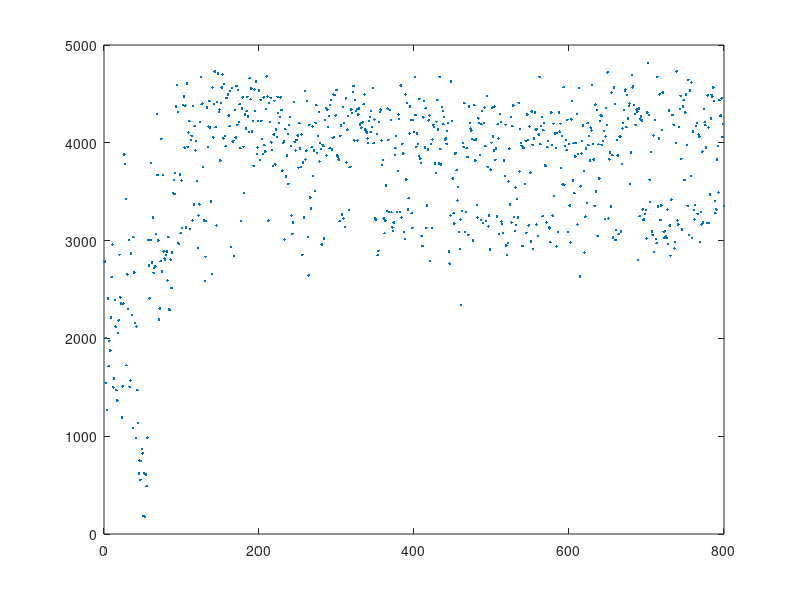

This chart was generated by the following MATLAB code: (Note: this script raises an error after producing the figure.)
%% Continous reward: workers
data = load("data/dqnWorkerReward.csv");
[n, p] = size(data);
scores=data(1:800,1);
%time=dqnWorkerReward(1:n,2)
plot([1:800], scores, '.');
lsline;

%% Sparse reward: total mineral count
data = load("data/dqnSparse.csv");
[n, p] = size(data);
scores=data(1:n,1);
%time=dqnSparse(1:n,2)
plot([1:n], scores, '.');
lsline;

%% Continous reward: total mineral count

data = load("data/dqnTotalMineral.csv")
[n, p] = size(data)
scores=data(1:n,1)
%time=dqnTotalMineral(1:n,2)
plot([1:n], scores, '.')
lsline

%% Sparse vs Continous reward: total mineral count
data1 = load("data/dqnSparse.csv")
data2 = load("data/dqnTotalMineral.csv")
[n1, p1] = size(data1);
[n2, p2] = size(data2);
m = min(n1, n2);

scores1=data1(1:m,1);
%workers1=data1(1:m,4)
scores2=data2(1:m,1);
%workers2=data2(1:m,4);

clf
hold on
scatter([1:m], scores1, 20, 'filled', 'MarkerFaceColor', [0 0.4470 0.7410])
scatter([1:m], scores2, 20, 'filled', 'MarkerFaceColor', [0.9290 0.6940 0.1250])
hold off
m1 = mean(scores1)
s1 = std(scores1)
m2 = mean(scores2)
s2 = std(scores2)
%histogram(scores1(300:m))
%histogram(scores2(300:m))

%['Fyrkantsv\aa g, $k = ', num2str(k), '$']
title('',...
    'FontUnits','points',...
    'interpreter','latex',...
    'FontWeight','normal',...
    'FontSize',12,...
    'FontName','Times')
ylabel({'score'},...
    'FontUnits','points',...
    'interpreter','latex',...
    'FontWeight','normal',...
    'FontSize',18,...
    'FontName','Times')
xlabel('episode',...
    'FontUnits','points',...
    'interpreter','latex',...
    'FontWeight','normal',...
    'FontSize',18,...
    'FontName','Times')
legend('Sparse total mineral reward','Continous total mineral reward');
set(gca,...
    'FontSize',10);
%ylim([-1.5 1.5])

name = ['figures/', 'sparseVsContinous', '.eps'];
print('-depsc2', name);

%% Naive Boltzmann, sparse reward, total mineral count

data = load("data/dqnBoltzmannNaiveSparse.csv")
[n, p] = size(data);
scores=data(1:n,1);
%time=dqnBoltzmannNaiveSparse(1:n,2)
plot([1:n], scores, '.');
lsline;

%% Naive Boltzmann, continous reward

data = load("data/dqnBoltzmannNaive.csv");
[n, p] = size(data);
scores=data(1:n,1);
plot([1:n], scores, '.');
lsline;

%% Naive Boltzmann, continous reward, linear output layer

data = load("data/dqnBoltzmannNaiveLinear.csv")
[n, p] = size(data);
scores=data(1:n,1);
plot([1:n], scores, '.');
lsline;

%% Continous worker rewards, with supplies in data
data = load("data/dqnWorkerRewardSupply2.csv")
[n, p] = size(data);
scores=data(1:n,1);
supply=data(1:n,4);
steps=data(1:n,3);
explorationDecay=0.9999

clf
scatter([1:n], scores, 20, supply, 'filled')
hold on
yyaxis right
plot([1:n], max(1*explorationDecay.^steps, 0.05));
hold off
c = colorbar;
yyaxis left

title('',...
    'FontUnits','points',...
    'interpreter','latex',...
    'FontWeight','normal',...
    'FontSize',12,...
    'FontName','Times')
ylabel({'score'},...
    'FontUnits','points',...
    'interpreter','latex',...
    'FontWeight','normal',...
    'FontSize',18,...z
    'FontName','Times')
xlabel('episode',...
    'FontUnits','points',...
    'interpreter','latex',...
    'FontWeight','normal',...
    'FontSize',18,...
    'FontName','Times')
ylabel(c, 'workers');
set(gca,...
    'FontSize',10);
ylim([0 5000])

name = ['figures/', 'dqnWorkerRewardSupply', '.eps'];
print('-depsc2', name);

%% Continous worker rewards, with pre-determined supply depot locations
data = load("data/dqnWorkerRewardSupplyLocations.csv")
[n, p] = size(data);
m = n
scores=data(1:m,1);
supply=data(1:m,4);
steps=data(1:m,3);
explorationDecay=0.9999;

clf
scatter([1:m], scores, 20, supply, 'filled')
hold on
yyaxis right
plot([1:m], max(1*explorationDecay.^steps, 0.05));
hold off
c = colorbar;
yyaxis left

title('',...
    'FontUnits','points',...
    'interpreter','latex',...
    'FontWeight','normal',...
    'FontSize',12,...
    'FontName','Times')
ylabel({'score'},...
    'FontUnits','points',...
    'interpreter','latex',...
    'FontWeight','normal',...
    'FontSize',18,...z
    'FontName','Times')
xlabel('episode',...
    'FontUnits','points',...
    'interpreter','latex',...
    'FontWeight','normal',...
    'FontSize',18,...
    'FontName','Times')
ylabel(c, 'workers');
set(gca,...
    'FontSize',10);
ylim([0 5000])

name = ['figures/', 'dqnWorkerRewardSupplyLocation', '.eps'];
print('-depsc2', name);

%% Random action
data = load("data/dqnRandom.csv")
[n, p] = size(data);
m = 800
scores=data(1:m,1);
supply=data(1:m,4);

scatter([1:m], scores, 20, supply, 'filled')
c = colorbar

title('',...
    'FontUnits','points',...
    'interpreter','latex',...
    'FontWeight','normal',...
    'FontSize',12,...
    'FontName','Times')
ylabel({'score'},...
    'FontUnits','points',...
    'interpreter','latex',...
    'FontWeight','normal',...
    'FontSize',18,...
    'FontName','Times')
xlabel('episode',...
    'FontUnits','points',...
    'interpreter','latex',...
    'FontWeight','normal',...
    'FontSize',18,...
    'FontName','Times')
ylabel(c, 'workers');
set(gca,...
    'FontSize',10);
%ylim([-1.5 1.5])

name = ['figures/', 'dqnRandom', '.eps'];
print('-depsc2', name);

%% Random vs Continous worker reward pre-determined supply
data1 = load("data/dqnRandom.csv")
data2 = load("data/dqnWorkerRewardSupplyLocationExpdecay5-9.csv")
[n1, p1] = size(data1);
[n2, p2] = size(data2);
m = min(n1, n2);

scores1=data1(1:m,1);
workers1=data1(1:m,4)
scores2=data2(1:m,1);
workers2=data2(1:m,4);

clf
hold on
scatter([1:m], scores1, 20, 'filled', 'MarkerFaceColor', [0 0.4470 0.7410])
scatter([1:m], scores2, 20, 'filled', 'MarkerFaceColor', [0.9290 0.6940 0.1250])
hold off
m1 = mean(scores1)
s1 = std(scores1)
m2 = mean(scores2)
s2 = std(scores2)
%histogram(scores1(300:m))
%histogram(scores2(300:m))

%['Fyrkantsv\aa g, $k = ', num2str(k), '$']
title('',...
    'FontUnits','points',...
    'interpreter','latex',...
    'FontWeight','normal',...
    'FontSize',12,...
    'FontName','Times')
ylabel({'score'},...
    'FontUnits','points',...
    'interpreter','latex',...
    'FontWeight','normal',...
    'FontSize',18,...
    'FontName','Times')
xlabel('episode',...
    'FontUnits','points',...
    'interpreter','latex',...
    'FontWeight','normal',...
    'FontSize',18,...
    'FontName','Times')
legend('Random','Trained');
set(gca,...
    'FontSize',10);
%ylim([-1.5 1.5])

name = ['figures/', 'randomVsWorkerRewardPreDetermined', '.eps'];
print('-depsc2', name);

%% Continous worker rewards, random supply depots, 5 nines 
data = load("data/dqnWorkerRewardExpdecay5-9.csv")
[n, p] = size(data);
m = n
scores=data(1:m,1);
supply=data(1:m,4);
steps=data(1:m,3);
explorationDecay=0.99999;

clf
scatter([1:m], scores, 20, supply, 'filled')
hold on
yyaxis right
plot([1:m], max(1*explorationDecay.^steps, 0.05));
hold off
c = colorbar;
yyaxis left

title('',...
    'FontUnits','points',...
    'interpreter','latex',...
    'FontWeight','normal',...
    'FontSize',12,...
    'FontName','Times')
ylabel({'score'},...
    'FontUnits','points',...
    'interpreter','latex',...
    'FontWeight','normal',...
    'FontSize',18,...z
    'FontName','Times')
xlabel('episode',...
    'FontUnits','points',...
    'interpreter','latex',...
    'FontWeight','normal',...
    'FontSize',18,...
    'FontName','Times')
ylabel(c, 'workers');
set(gca,...
    'FontSize',10);
%ylim([-1.5 1.5])

name = ['figures/', 'dqnWorkerRewardExpdecay5-9', '.eps'];
print('-depsc2', name);



%% Continous worker rewards, better pre-determined supply depots, 5 nines 
data = load("data/dqnWorkerRewardSupplyLocationExpdecay5-9.csv")
[n, p] = size(data);
m = 1500
scores=data(1:m,1);
supply=data(1:m,4);
steps=data(1:m,3);
explorationDecay=0.99999;

clf
scatter([1:m], scores, 20, supply, 'filled');
hold on
yyaxis right
plot([1:m], max(1*explorationDecay.^steps, 0.05) * 100, 'Color', 	[0, 0.4470, 0.7410]);
yyaxis left
stepSize=100
means = []
deviations = []
j = 1
for i=1:stepSize:m-stepSize
    i
    means(j)=mean(scores(i:i+stepSize));
    deviations(j)=std(scores(i:i+stepSize));
    j = j + 1;
end
means;
deviations;
%eb = errorbar([1:stepSize:m-stepSize] + stepSize/2, means, deviations * 2)
%eb.Color = 'black';
%eb.CapSize = stepSize/4;
hold off
c = colorbar;
%yyaxis left

title('',...
    'FontUnits','points',...
    'interpreter','latex',...
    'FontWeight','normal',...
    'FontSize',12,...
    'FontName','Times')
ylabel({'score'},...
    'FontUnits','points',...
    'interpreter','latex',...
    'FontWeight','normal',...
    'FontSize',18,...
    'FontName','Times')
xlabel('episode',...
    'FontUnits','points',...
    'interpreter','latex',...
    'FontWeight','normal',...
    'FontSize',18,...
    'FontName','Times')
ylabel(c, 'workers');
yyaxis right
ylabel({'exploration rate'},...
    'FontUnits','points',...
    'interpreter','latex',...
    'FontWeight','normal',...
    'FontSize',18,...z
    'FontName','Times')
ytickformat('percentage');
yyaxis left
set(gca,...
    'FontSize',10);
line([713 713], [500 5000], 'LineStyle','--', 'Color', 	[0, 0.4470, 0.7410])
legend('Network score', 'Exploration min', 'Exploration rate', ...
    'Location', 'Best');
xticks(0:300:m)
%xlim([0 710])

name = ['figures/', 'dqnWorkerRewardSupplyLocationExpdecay5-9', '.eps'];
print('-depsc2', name);
print('BarPlot', '-dpng');

%clf
m1 = mean(scores)
s1 = std(scores)
hold on
%histogram(scores(1000:1400), 'BinWidth', 200)
%histogram(scores(300:700), 'BinWidth', 200)
hold off

%% Continous worker rewards, 
% better pre-determined supply depots, 5 nines Test

data = load("data/dqnWorkerRewardSupplyLocationExpdecay5-9Test.csv")
[n, p] = size(data);
m = n
scores=data(1:m,1);
supply=data(1:m,4);
steps=data(1:m,3);
explorationDecay=0.99999;

clf
scatter([1:m], scores, 20, supply, 'filled');
hold on
yyaxis right
plot([1:m], max(1*explorationDecay.^steps, 0.05));
yyaxis left
stepSize=100
means = []
deviations = []
j = 1
for i=1:stepSize:m-stepSize
    i
    means(j)=mean(scores(i:i+stepSize));
    deviations(j)=std(scores(i:i+stepSize));
    j = j + 1;
end
means;
deviations;
%eb = errorbar([1:stepSize:m-stepSize] + stepSize/2, means, deviations * 2)
%eb.Color = 'black';
%eb.CapSize = stepSize/4;
hold off
c = colorbar;
%yyaxis left

title('',...
    'FontUnits','points',...
    'interpreter','latex',...
    'FontWeight','normal',...
    'FontSize',12,...
    'FontName','Times')
ylabel({'score'},...
    'FontUnits','points',...
    'interpreter','latex',...
    'FontWeight','normal',...
    'FontSize',18,...z
    'FontName','Times')
xlabel('episode',...
    'FontUnits','points',...
    'interpreter','latex',...
    'FontWeight','normal',...
    'FontSize',18,...
    'FontName','Times')
ylabel(c, 'workers');
set(gca,...
    'FontSize',10);
%xlim([0 710])

name = ['figures/', 'dqnWorkerRewardExpdecay5-9', '.eps'];
%print('-depsc2', name);
%print('BarPlot', '-dpng');

m1 = mean(scores)
s1 = std(scores)
%histogram(scores(1:m))

%% Continous worker rewards, better pre-determined supply depots, 5 nines 
data = load("data/dqnExploreMin-0.20.csv")
[n, p] = size(data);
m = n
scores=data(1:m,1);
supply=data(1:m,4);
steps=data(1:m,3);
explorationDecay=0.99999;

clf
scatter([1:m], scores, 20, supply, 'filled');
hold on
yyaxis right
plot([1:m], max(1*explorationDecay.^steps, 0.20));
yyaxis left
stepSize=100
means = []
deviations = []
j = 1
for i=1:stepSize:m-stepSize
    i
    means(j)=mean(scores(i:i+stepSize));
    deviations(j)=std(scores(i:i+stepSize));
    j = j + 1;
end
means;
deviations;
%eb = errorbar([1:stepSize:m-stepSize] + stepSize/2, means, deviations * 2)
%eb.Color = 'black';
%eb.CapSize = stepSize/4;
hold off
c = colorbar;
%yyaxis left

title('',...
    'FontUnits','points',...
    'interpreter','latex',...
    'FontWeight','normal',...
    'FontSize',12,...
    'FontName','Times')
ylabel({'score'},...
    'FontUnits','points',...
    'interpreter','latex',...
    'FontWeight','normal',...
    'FontSize',18,...z
    'FontName','Times')
xlabel('episode',...
    'FontUnits','points',...
    'interpreter','latex',...
    'FontWeight','normal',...
    'FontSize',18,...
    'FontName','Times')
ylabel(c, 'workers');
set(gca,...
    'FontSize',10);
%xlim([0 710])

name = ['figures/', 'dqnExploreMin-20', '.eps'];
print('-depsc2', name);
%print('BarPlot', '-dpng');

%clf
m1 = mean(scores)
s1 = std(scores)
hold on
%histogram(scores(1000:1400), 'BinWidth', 200)
%histogram(scores(300:700), 'BinWidth', 200)
hold off

%% Repeat with min exploration rate = 0.00 of:
% Continous worker rewards, better pre-determined supply depots, 5 nines 

data = load("data/dqnRepeatMin0.csv")
[n, p] = size(data);
m = 3000
scores=data(1:m,1);
supply=data(1:m,4);
steps=data(1:m,3);
explorationDecay=0.99999;

clf
scatter([1:m], scores, 20, supply, 'filled');
hold on
yyaxis right
plot([1:m], max(1*explorationDecay.^steps, 0.00) * 100, 'Color', 	[0, 0.4470, 0.7410]);
yyaxis left
stepSize=100
means = []
deviations = []
j = 1
for i=1:stepSize:m-stepSize
    i
    means(j)=mean(scores(i:i+stepSize));
    deviations(j)=std(scores(i:i+stepSize));
    j = j + 1;
end
means;
deviations;
%eb = errorbar([1:stepSize:m-stepSize] + stepSize/2, means, deviations * 2)
%eb.Color = 'black';
%eb.CapSize = stepSize/4;
hold off
c = colorbar;
%yyaxis left

title('',...
    'FontUnits','points',...
    'interpreter','latex',...
    'FontWeight','normal',...
    'FontSize',12,...
    'FontName','Times')
ylabel({'score'},...
    'FontUnits','points',...
    'interpreter','latex',...
    'FontWeight','normal',...
    'FontSize',18,...
    'FontName','Times')
xlabel('episode',...
    'FontUnits','points',...
    'interpreter','latex',...
    'FontWeight','normal',...
    'FontSize',18,...
    'FontName','Times')
ylabel(c, 'workers');
yyaxis right
ylabel({'exploration rate'},...
    'FontUnits','points',...
    'interpreter','latex',...
    'FontWeight','normal',...
    'FontSize',18,...
    'FontName','Times')
ytickformat('percentage');
yyaxis left
set(gca,...
    'FontSize',10);
line([713 713], [500 5000], 'LineStyle','--', 'Color', 	[0, 0.4470, 0.7410])
legend('Network score', 'Exploration rate = 5%', 'Exploration rate', ...
    'Location', 'Best');
%xlim([0 710])

name = ['figures/', 'dqnRepeatMin0', '.eps'];
print('-depsc2', name);
print('BarPlot', '-dpng');

%clf
m1 = mean(scores)
s1 = std(scores)
hold on
%histogram(scores(1000:1400), 'BinWidth', 200)
%histogram(scores(300:700), 'BinWidth', 200)
hold off

%% Repeat with min exploration rate = 0.05 of:
% Continous worker rewards, better pre-determined supply depots, 5 nines 

data = load("data/dqnRepeatMin5.csv")
[n, p] = size(data);
m = 1500
scores=data(1:m,1);
supply=data(1:m,4);
steps=data(1:m,3);
explorationDecay=0.99999;

clf
scatter([1:m], scores, 20, supply, 'filled');
hold on
yyaxis right
plot([1:m], max(1*explorationDecay.^steps, 0.05) * 100, 'Color', 	[0, 0.4470, 0.7410]);
yyaxis left
stepSize=100
means = []
deviations = []
j = 1
for i=1:stepSize:m-stepSize
    i
    means(j)=mean(scores(i:i+stepSize));
    deviations(j)=std(scores(i:i+stepSize));
    j = j + 1;
end
means;
deviations;
%eb = errorbar([1:stepSize:m-stepSize] + stepSize/2, means, deviations * 2)
%eb.Color = 'black';
%eb.CapSize = stepSize/4;
hold off
c = colorbar;
%yyaxis left

title('',...
    'FontUnits','points',...
    'interpreter','latex',...
    'FontWeight','normal',...
    'FontSize',12,...
    'FontName','Times')
ylabel({'score'},...
    'FontUnits','points',...
    'interpreter','latex',...
    'FontWeight','normal',...
    'FontSize',18,...
    'FontName','Times')
xlabel('episode',...
    'FontUnits','points',...
    'interpreter','latex',...
    'FontWeight','normal',...
    'FontSize',18,...
    'FontName','Times')
ylabel(c, 'workers');
yyaxis right
ylabel({'exploration rate'},...
    'FontUnits','points',...
    'interpreter','latex',...
    'FontWeight','normal',...
    'FontSize',18,...
    'FontName','Times')
ytickformat('percentage');
yyaxis left
set(gca,...
    'FontSize',10);
line([713 713], [500 5000], 'LineStyle','--', 'Color', 	[0, 0.4470, 0.7410])
legend('Network score', 'Exploration rate = 5%', 'Exploration rate', ...
    'Location', 'SouthEast');
xticks(0:300:m)
%xlim([0 710])

name = ['figures/', 'dqnRepeatMin5', '.eps'];
print('-depsc2', name);
print('BarPlot', '-dpng');

%clf
m1 = mean(scores)
s1 = std(scores)
hold on
%histogram(scores(1000:1400), 'BinWidth', 200)
%histogram(scores(300:700), 'BinWidth', 200)
hold off

%% Repeat 2 with min exploration rate = 0.05 of:
% Continous worker rewards, better pre-determined supply depots, 5 nines 

data = load("data/dqnRepeat2Min5.csv")
[n, p] = size(data);
m = n
scores=data(1:m,1);
supply=data(1:m,4);
steps=data(1:m,3);
explorationDecay=0.99999;

clf
scatter([1:m], scores, 20, supply, 'filled');
hold on
yyaxis right
plot([1:m], max(1*explorationDecay.^steps, 0.05) * 100, 'Color', 	[0, 0.4470, 0.7410]);
yyaxis left
stepSize=100
means = []
deviations = []
j = 1
for i=1:stepSize:m-stepSize
    i
    means(j)=mean(scores(i:i+stepSize));
    deviations(j)=std(scores(i:i+stepSize));
    j = j + 1;
end
means;
deviations;
%eb = errorbar([1:stepSize:m-stepSize] + stepSize/2, means, deviations * 2)
%eb.Color = 'black';
%eb.CapSize = stepSize/4;
hold off
c = colorbar;
%yyaxis left

title('',...
    'FontUnits','points',...
    'interpreter','latex',...
    'FontWeight','normal',...
    'FontSize',12,...
    'FontName','Times')
ylabel({'score'},...
    'FontUnits','points',...
    'interpreter','latex',...
    'FontWeight','normal',...
    'FontSize',18,...
    'FontName','Times')
xlabel('episode',...
    'FontUnits','points',...
    'interpreter','latex',...
    'FontWeight','normal',...
    'FontSize',18,...
    'FontName','Times')
ylabel(c, 'workers');
yyaxis right
ylabel({'exploration rate'},...
    'FontUnits','points',...
    'interpreter','latex',...
    'FontWeight','normal',...
    'FontSize',18,...
    'FontName','Times')
ytickformat('percentage');
yyaxis left
set(gca,...
    'FontSize',10);
line([713 713], [500 5000], 'LineStyle','--', 'Color', 	[0, 0.4470, 0.7410])
legend('Network score', 'Exploration rate = 5%', 'Exploration rate', ...
    'Location', 'SouthWest');
%xlim([0 710])

name = ['figures/', 'dqnRepeat2Min5', '.eps'];
print('-depsc2', name);
print('BarPlot', '-dpng');

%clf
m1 = mean(scores)
s1 = std(scores)
hold on
%histogram(scores(1000:1400), 'BinWidth', 200)
%histogram(scores(300:700), 'BinWidth', 200)
hold off

%% Repeat 3 with min exploration rate = 0.05 of:
% Continous worker rewards, better pre-determined supply depots, 5 nines
% Does not reset some variables between runs.

data = load("data/dqnRepeat3Min5.csv")
[n, p] = size(data);
m = 1500
scores=data(1:m,1);
supply=data(1:m,4);
steps=data(1:m,3);
explorationDecay=0.99999;

clf
scatter([1:m], scores, 20, supply, 'filled');
hold on
yyaxis right
plot([1:m], max(1*explorationDecay.^steps, 0.05) * 100, 'Color', 	[0, 0.4470, 0.7410]);
yyaxis left
stepSize=100
means = []
deviations = []
j = 1
for i=1:stepSize:m-stepSize
    i
    means(j)=mean(scores(i:i+stepSize));
    deviations(j)=std(scores(i:i+stepSize));
    j = j + 1;
end
means;
deviations;
%eb = errorbar([1:stepSize:m-stepSize] + stepSize/2, means, deviations * 2)
%eb.Color = 'black';
%eb.CapSize = stepSize/4;
hold off
c = colorbar;
%yyaxis left

title('',...
    'FontUnits','points',...
    'interpreter','latex',...
    'FontWeight','normal',...
    'FontSize',12,...
    'FontName','Times')
ylabel({'score'},...
    'FontUnits','points',...
    'interpreter','latex',...
    'FontWeight','normal',...
    'FontSize',18,...
    'FontName','Times')
xlabel('episode',...
    'FontUnits','points',...
    'interpreter','latex',...
    'FontWeight','normal',...
    'FontSize',18,...
    'FontName','Times')
ylabel(c, 'workers');
yyaxis right
ylabel({'exploration rate'},...
    'FontUnits','points',...
    'interpreter','latex',...
    'FontWeight','normal',...
    'FontSize',18,...
    'FontName','Times')
ytickformat('percentage');
yyaxis left
set(gca,...
    'FontSize',10);
line([713 713], [500 5000], 'LineStyle','--', 'Color', 	[0, 0.4470, 0.7410])
legend('Network score', 'Exploration rate = 5%', 'Exploration rate', ...
    'Location', 'Best');
%xlim([0 710])

name = ['figures/', 'dqnRepeat3Min5', '.eps'];
print('-depsc2', name);
print('BarPlot', '-dpng');

%clf
m1 = mean(scores)
s1 = std(scores)
hold on
%histogram(scores(1000:1400), 'BinWidth', 200)
%histogram(scores(300:700), 'BinWidth', 200)
hold off

%% Repeat 4 with min exploration rate = 0.05 of:
% Continous worker rewards, better pre-determined supply depots, 5 nines
% Does not reset some variables between runs.
% Does not set random seed.

data = load("data/dqnRepeat4Min5.csv")
[n, p] = size(data);
m = n
scores=data(1:m,1);
supply=data(1:m,4);
steps=data(1:m,3);
explorationDecay=0.99999;

clf
scatter([1:m], scores, 20, supply, 'filled');
hold on
yyaxis right
plot([1:m], max(1*explorationDecay.^steps, 0.05) * 100, 'Color', 	[0, 0.4470, 0.7410]);
yyaxis left
stepSize=100
means = []
deviations = []
j = 1
for i=1:stepSize:m-stepSize
    i
    means(j)=mean(scores(i:i+stepSize));
    deviations(j)=std(scores(i:i+stepSize));
    j = j + 1;
end
means;
deviations;
%eb = errorbar([1:stepSize:m-stepSize] + stepSize/2, means, deviations * 2)
%eb.Color = 'black';
%eb.CapSize = stepSize/4;
hold off
c = colorbar;
%yyaxis left

title('',...
    'FontUnits','points',...
    'interpreter','latex',...
    'FontWeight','normal',...
    'FontSize',12,...
    'FontName','Times')
ylabel({'score'},...
    'FontUnits','points',...
    'interpreter','latex',...
    'FontWeight','normal',...
    'FontSize',18,...
    'FontName','Times')
xlabel('episode',...
    'FontUnits','points',...
    'interpreter','latex',...
    'FontWeight','normal',...
    'FontSize',18,...
    'FontName','Times')
ylabel(c, 'workers');
yyaxis right
ylabel({'exploration rate'},...
    'FontUnits','points',...
    'interpreter','latex',...
    'FontWeight','normal',...
    'FontSize',18,...
    'FontName','Times')
ytickformat('percentage');
yyaxis left
set(gca,...
    'FontSize',10);
line([713 713], [500 5000], 'LineStyle','--', 'Color', 	[0, 0.4470, 0.7410])
legend('Network score', 'Exploration rate = 5%', 'Exploration rate', ...
    'Location', 'Best');
%xlim([0 710])

name = ['figures/', 'dqnRepeat4Min5', '.eps'];
print('-depsc2', name);
print('BarPlot', '-dpng');

%clf
m1 = mean(scores)
s1 = std(scores)
hold on
%histogram(scores(1000:1400), 'BinWidth', 200)
%histogram(scores(300:700), 'BinWidth', 200)
hold off